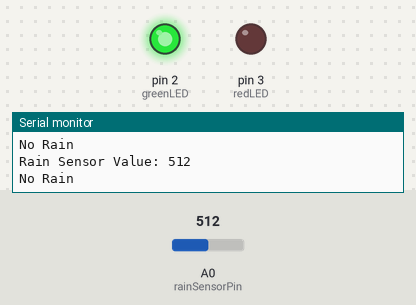
Simulated run of this sketch. Board: Arduino Uno, built with avr-gcc and run on an emulated ATmega328P. On the bench: output pins drawn as LEDs (lit = HIGH), the last lines printed to the serial monitor. The inputs (shaded band) are chosen by the test bench; at power-on: A0 (rainSensorPin) = 512.

Above: at 1.8 s.
1.9 s: A0 (rainSensorPin) set to 492
At 2.9 s:
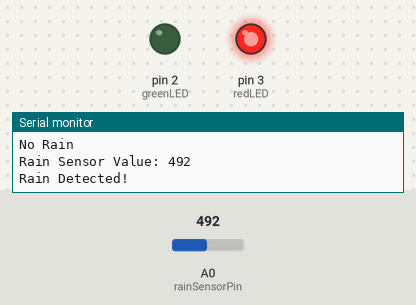
3.5 s: A0 (rainSensorPin) set to 510
At 4.4 s:
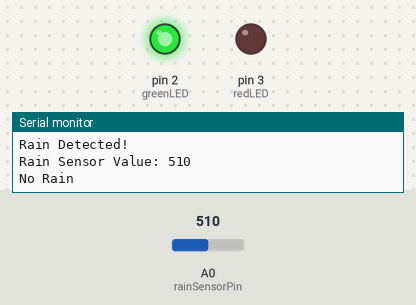
5.5 s: A0 (rainSensorPin) set to 490
At 7.2 s:
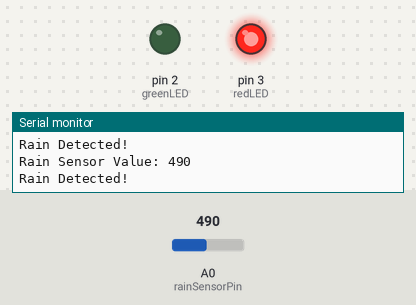
Timing chart, 0 to 8.7 s (numbered marks = the images above; inputs shaded):
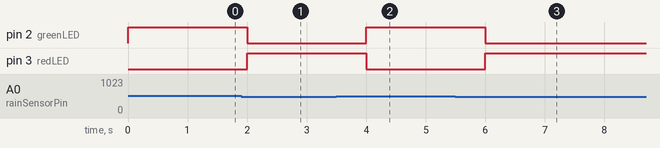

Measured:
- the behaviour switches between 500 and 499 on A0 (rainSensorPin) (found by bisection; images 0 and 1)
- after the input at 1.9 s, pin 2 (greenLED): HIGH → LOW after 0.10 s; pin 3 (redLED): LOW → HIGH after 0.10 s
- after the input at 3.5 s, pin 2 (greenLED): LOW → HIGH after 0.50 s; pin 3 (redLED): HIGH → LOW after 0.50 s
- after the input at 5.5 s, pin 2 (greenLED): HIGH → LOW after 0.50 s; pin 3 (redLED): LOW → HIGH after 0.50 s

The sketch:

Rain_system.ino
```cpp
const int rainSensorPin = A0;
const int greenLED = 2;
const int redLED = 3;

void setup() {
  pinMode(greenLED, OUTPUT);
  pinMode(redLED, OUTPUT);
  Serial.begin(9600);
}

void loop() {
  int rainValue = analogRead(rainSensorPin);
  Serial.print("Rain Sensor Value: ");
  Serial.println(rainValue);

  if (rainValue < 500) {  // You can adjust this threshold as needed
    digitalWrite(redLED, HIGH);
    digitalWrite(greenLED, LOW);
    Serial.println("Rain Detected!");
  } else {
    digitalWrite(redLED, LOW);
    digitalWrite(greenLED, HIGH);
    Serial.println("No Rain");
  }

  delay(1000);
}
```
